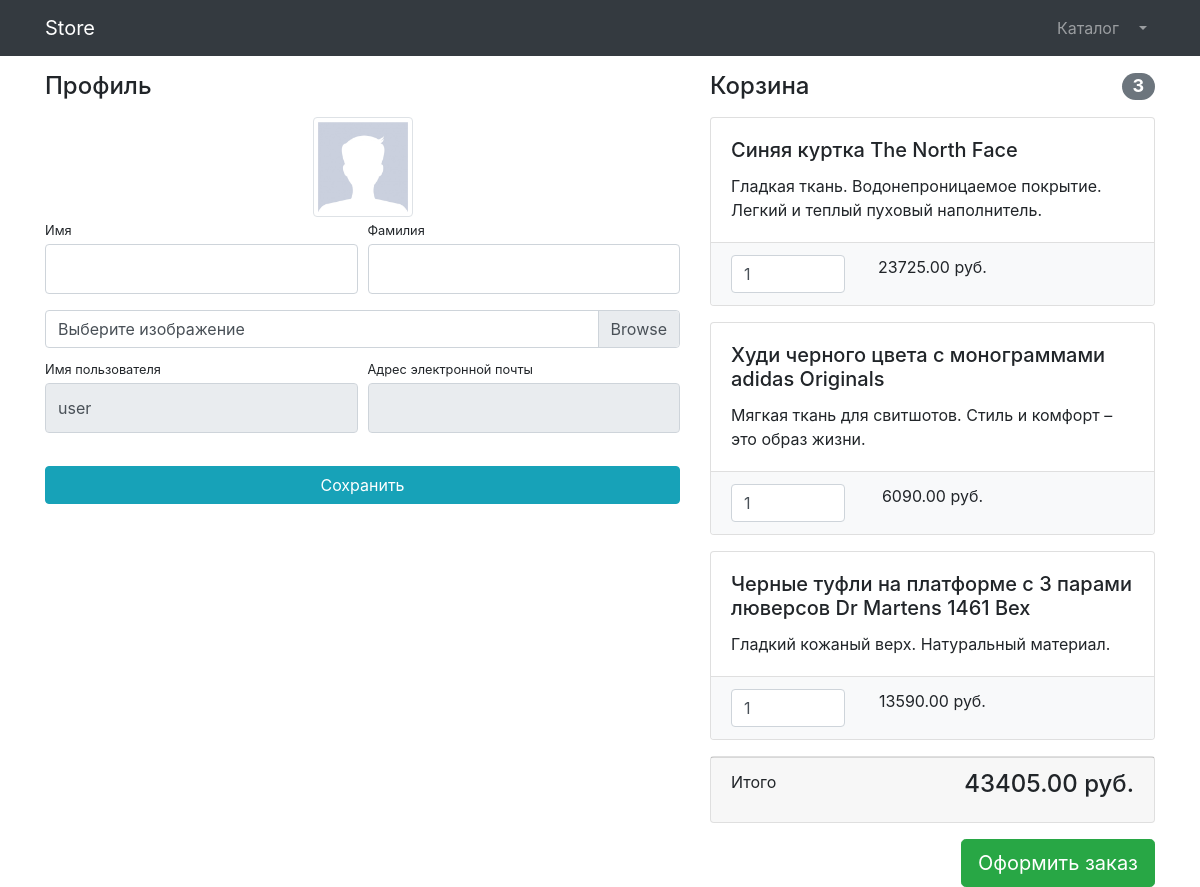
/users/profile/ (signed in), run on the app's committed database.
### users/models.py (models this page shows)
class User(AbstractUser):
    image = models.ImageField(upload_to='users_images', null=True, blank=True)

### products/models.py (models this page shows, shortened)
class Basket(models.Model):
    user = models.ForeignKey(to=User, on_delete=models.CASCADE)
    product = models.ForeignKey(to=Product, on_delete=models.CASCADE)
    quantity = models.PositiveSmallIntegerField(default=0)
    created_timestamp = models.DateTimeField(auto_now_add=True)
    def sum(self):
        return self.product.price * self.quantity

class Product(models.Model):
    name = models.CharField(max_length=256)
    description = models.TextField()
    price = models.DecimalField(max_digits=8, decimal_places=2)
    quantity = models.PositiveIntegerField(default=0)
    image = models.ImageField(upload_to='product_images')
    category = models.ForeignKey(to=ProductCategory, on_delete=models.CASCADE)

### users/views.py (the view)
# urls.py: path('profile/', profile, name='profile'),
@login_required
def profile(request):
    if request.method == 'POST':
        form = UserProfileForm(instance=request.user, data=request.POST, files=request.FILES)
        if form.is_valid():
            form.save()
            return HttpResponseRedirect(reverse('users:profile'))
        else:
            print(form.errors)
    else:
        form = UserProfileForm(instance=request.user)
    baskets = Basket.objects.filter(user=request.user)
    total_sum = 0
    total_quantity = 0
    for basket in baskets:
        total_sum += basket.sum()
        total_quantity += basket.quantity
    context = {'title': 'Store - Профиль', 'form': form, 'baskets': baskets, 'total_sum': total_sum, 'total_quantity': total_quantity,}
    return render(request, 'users/profile.html', context)

### users/forms.py
class UserProfileForm(UserChangeForm):
    first_name = forms.CharField(widget=forms.TextInput(attrs={'class': 'form-control py-4'}))
    last_name = forms.CharField(widget=forms.TextInput(attrs={'class': 'form-control py-4'}))
    image = forms.ImageField(widget=forms.FileInput(attrs={'class': 'custom-file-input'}), required=False)
    username = forms.CharField(widget=forms.TextInput(attrs={'class': 'form-control py-4', 'readonly': True}))
    email = forms.CharField(widget=forms.TextInput(attrs={'class': 'form-control py-4', 'readonly': True}))
    class Meta:
        model = User
        fields = ('first_name', 'last_name', 'image', 'username', 'email')

### users/templates/users/profile.html (shortened to what this page needs)
{% extends 'products/base.html' %}
{% block css %}
    <link href="/static/vendor/css/profile.css" rel="stylesheet">
{% endblock %}
{% block content %}
<div class="container">
    <div class="row">
        <div class="col-lg-7">
            <h4 class="mt-3 mb-3">Профиль</h4>
            <div class="col-lg-12 text-center">
                <img width="100" height="100"
                     src="{% if user.image %} {{ user.image.url }} {% else %} {{ '/static/vendor/img/users/default_avatar.jpg' }} {% endif %}"
                     class="img-thumbnail">
            </div>
            <form action="{% url 'users:profile' %}" method="post" enctype="multipart/form-data">
                <div class="form-row">
                    <div class="col-lg-6">
                        <div class="form-group">
                            <label class="small mb-1" for="{{ form.first_name.id_for_label }}">Имя</label>
                            {{ form.first_name }}
                        </div>
                    </div>
                    <div class="col-lg-6">
                        <div class="form-group">
                            <label class="small mb-1" for="{{ form.last_name.id_for_label }}">Фамилия</label>
                            {{ form.last_name }}
                        </div>
                    </div>
                </div>
                <div class="form-row mb-2">
                    <div class="col-lg-12">
                        <div class="custom-file">
                            <label class="custom-file-label" for="{{ form.image.id_for_label }}">Выберите изображение</label>
                        </div>
                    </div>
                </div>
                <div class="form-row">
                    <div class="col-lg-6">
                        <label class="small mb-1" for="{{ form.username.id_for_label }}">Имя пользователя</label>
                        {{ form.username }}
                    </div>
                    <div class="col-lg-6">
                        <label class="small mb-1" for="{{ form.email.id_for_label }}">Адрес электронной
                            почты</label>
                        {{ form.email }}
                    </div>
                </div>
                <div class="form-row">
                    <div class="col-lg-12" style="margin-top: 33px;">
                        <input class="btn btn-info btn-block" type="submit" value="Сохранить">
                    </div>
                </div>
            </form>
        </div>
        <div class="col-lg-5">
            {% include 'products/baskets.html' %}
        </div>
    </div>
</div>
{% endblock %}

### products/templates/products/baskets.html (shortened to what this page needs)
{% if baskets %}
<h4 class="mt-3 mb-3 d-flex justify-content-between align-items-center mb-3">
    Корзина <span class="badge badge-secondary badge-pill">{{ total_quantity }}</span>
</h4>
{% for basket in baskets %}
<div class="card mb-3">
    <div class="card-body">
        <h5 class="card-title">{{ basket.product.name }}</h5>
        <p class="card-text">{{ basket.product.description }}</p>
    </div>
    <ul class="list-group list-group-flush">
        <li class="list-group-item bg-light">
            <div class="row text-center">
                <div class="col-lg-4">
                    <input name="basketID" type="number" class="form-control"
                           value="{{ basket.quantity }}" min="0">
                </div>
                <div class="col-lg-4">{{ basket.sum }} руб.</div>
                <div class="col-lg-4">
                </div>
            </div>
        </li>
    </ul>
</div>
{% endfor %}
<div class="card mb-3">
    <div class="card-footer">
        <p class="float-left">Итого</p>
        <h4 class="float-right">{{ total_sum }} руб.</h4>
    </div>
</div>
<a class="btn btn-success btn-lg float-right" href="../orders/order-create.html">
    Оформить заказ
</a>
{% else %}
<h4 class="mt-3 mb-3 text-center">
    Корзина пуста
</h4>
{% endif %}

### data on the page
User: username "user"
Basket: product.name "Синяя куртка The North Face", product.description "Гладкая ткань. Водонепроницаемое покрытие. Легкий и теплый пуховый наполнитель.", basketID "1", sum "23725.00"
Basket: product.name "Худи черного цвета с монограммами adidas Originals", product.description "Мягкая ткань для свитшотов. Стиль и комфорт – это образ жизни.", basketID "1", sum "6090.00"
Basket: product.name "Черные туфли на платформе с 3 парами люверсов Dr Martens 1461 Bex", product.description "Гладкий кожаный верх. Натуральный материал.", basketID "1", sum "13590.00"

### other printed values
{{ total_quantity }} "3"
{{ total_sum }} "43405.00"
